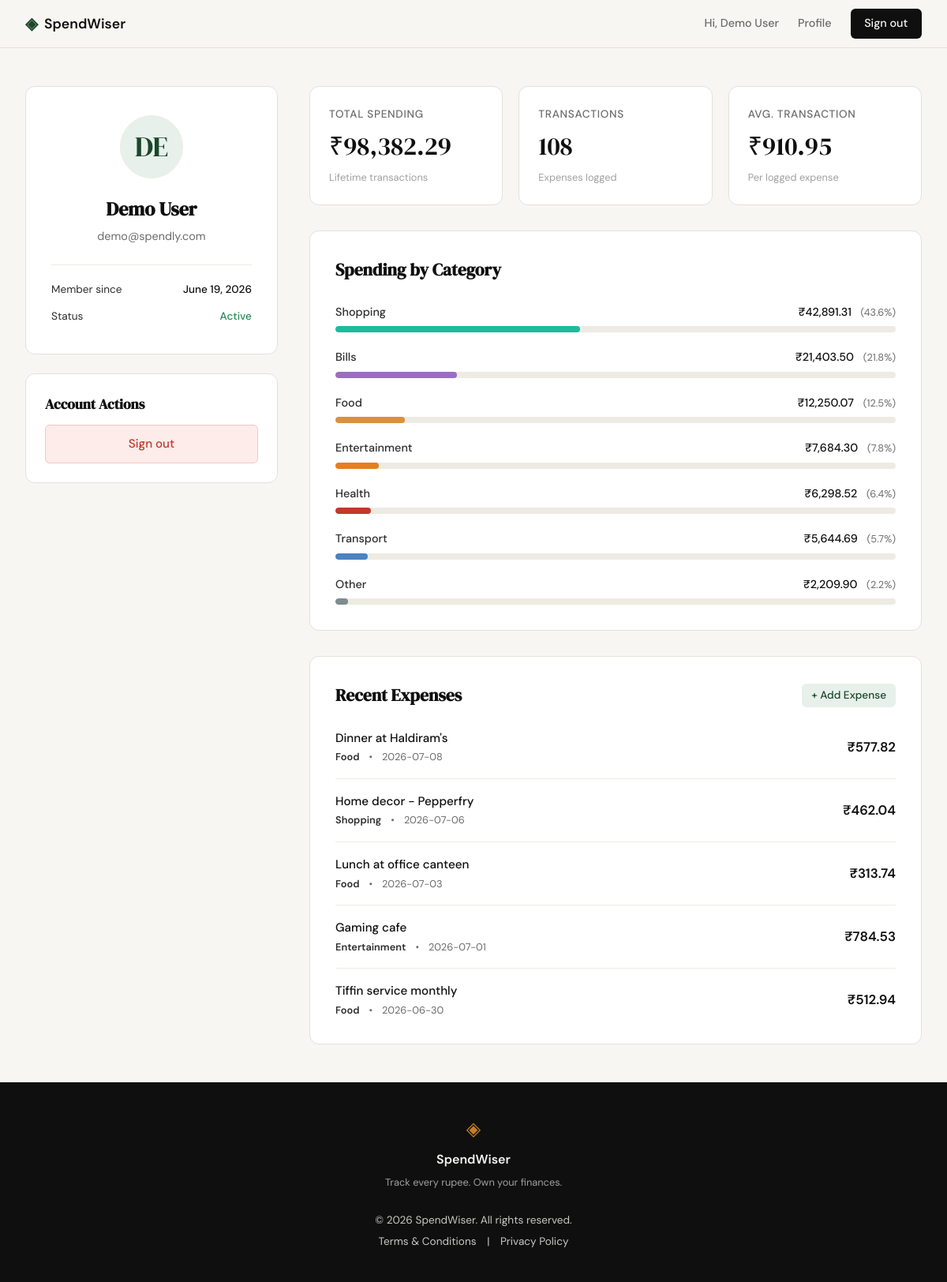
Screenshot of /profile (signed in) with the database file from the repository.
### tables this page shows
CREATE TABLE users (
            id INTEGER PRIMARY KEY AUTOINCREMENT,
            name TEXT NOT NULL,
            email TEXT NOT NULL UNIQUE,
            password_hash TEXT NOT NULL,
            created_at TEXT DEFAULT (datetime('now'))
        );

CREATE TABLE expenses (
            id INTEGER PRIMARY KEY AUTOINCREMENT,
            user_id INTEGER NOT NULL,
            amount REAL NOT NULL,
            category TEXT NOT NULL,
            date TEXT NOT NULL,
            description TEXT,
            created_at TEXT DEFAULT (datetime('now')),
            FOREIGN KEY(user_id) REFERENCES users(id) ON DELETE CASCADE
        );

### main.py (the view)
@app.route("/profile")
def profile():
    user_id = session.get("user_id")
    if not user_id:
        return redirect(url_for("login"))
    conn = get_db()
    cur = conn.cursor()
    cur.execute("SELECT name, email, created_at FROM users WHERE id = ?", (user_id,))
    user = cur.fetchone()
    if not user:
        session.clear()
        conn.close()
        return redirect(url_for("login"))
    created_at_str = user["created_at"]
    join_date = created_at_str
    try:
        dt = datetime.fromisoformat(created_at_str.replace("Z", "+00:00"))
        join_date = dt.strftime("%B %d, %Y")
    except Exception:
        try:
            dt = datetime.strptime(created_at_str.split()[0], "%Y-%m-%d")
            join_date = dt.strftime("%B %d, %Y")
        except Exception:
            pass
    cur.execute(
        "SELECT id, amount, category, date, description FROM expenses WHERE user_id = ? ORDER BY date DESC, id DESC",
        (user_id,)
    )
    expenses = [dict(row) for row in cur.fetchall()]
    conn.close()
    total_spending = sum(exp["amount"] for exp in expenses)
    total_count = len(expenses)
    avg_spending = total_spending / total_count if total_count > 0 else 0.0
    category_totals = {}
    for exp in expenses:
        cat = exp["category"]
        category_totals[cat] = category_totals.get(cat, 0.0) + exp["amount"]
    category_breakdown = []
    for cat, total in category_totals.items():
        pct = (total / total_spending * 100) if total_spending > 0 else 0
        category_breakdown.append({
            "category": cat,
            "total": total,
            "pct": pct
        })
    category_breakdown.sort(key=lambda x: x["total"], reverse=True)
    recent_expenses = expenses[:5]
    return render_template(
        "profile.html",
        user=user,
        join_date=join_date,
        total_spending=total_spending,
        total_count=total_count,
        avg_spending=avg_spending,
        category_breakdown=category_breakdown,
        recent_expenses=recent_expenses
    )

### database/db.py (called while the page is built)
def get_db():
    db_path = _DB_PATH
    try:
        if current_app and current_app.config.get("TESTING"):
            db_path = Path(current_app.config.get("DATABASE", _DB_PATH))
    except RuntimeError:
        pass
    conn = sqlite3.connect(db_path)
    conn.row_factory = sqlite3.Row
    conn.execute("PRAGMA busy_timeout = 5000")
    conn.execute("PRAGMA foreign_keys = ON")
    return conn

### main.py (called while the page is built)
@app.context_processor
def inject_now():
    return {"now": datetime.now(timezone.utc)}

### templates/profile.html (shortened to what this page needs)
{% extends "base.html" %}
{% block content %}
<div class="profile-grid">
    <aside class="profile-sidebar">
        <div class="profile-card">
            <div class="profile-avatar">
                {{ user['name'][:2] | upper }}
            </div>
            <h2 class="profile-name">{{ user['name'] }}</h2>
            <p class="profile-email">{{ user['email'] }}</p>
            <div class="profile-meta">
                <div class="meta-item">
                    <span>Member since</span>
                    <span class="meta-value">{{ join_date }}</span>
                </div>
                <div class="meta-item">
                    <span>Status</span>
                    <span class="meta-value" style="color: #2b8a5a;">Active</span>
                </div>
            </div>
        </div>
        <div class="profile-card" style="padding: 1.5rem; text-align: left;">
            <h3 style="font-family: var(--font-display); font-size: 1.1rem; margin-bottom: 0.75rem;">Account Actions</h3>
            <a href="{{ url_for('logout') }}" class="btn-submit" style="display: block; text-align: center; text-decoration: none; margin-top: 0; background: var(--danger-light); color: var(--danger); border: 1px solid #f5c6c2;">
                Sign out
            </a>
        </div>
    </aside>
    <main class="profile-main">
        <section class="stats-row">
            <div class="stat-card">
                <span class="stat-label">Total Spending</span>
                <span class="stat-value">₹{{ "{:,.2f}".format(total_spending) }}</span>
                <span class="stat-desc">Lifetime transactions</span>
            </div>
            <div class="stat-card">
                <span class="stat-label">Transactions</span>
                <span class="stat-value">{{ total_count }}</span>
                <span class="stat-desc">Expenses logged</span>
            </div>
            <div class="stat-card">
                <span class="stat-label">Avg. Transaction</span>
                <span class="stat-value">₹{{ "{:,.2f}".format(avg_spending) }}</span>
                <span class="stat-desc">Per logged expense</span>
            </div>
        </section>
        <section class="dashboard-panel">
            <h3 class="panel-title">
                <span>Spending by Category</span>
            </h3>
            {% if total_spending > 0 %}
                <div class="category-list">
                    {% for cat in category_breakdown %}
                        <div class="category-row">
                            <div class="category-info">
                                <span class="category-name">{{ cat['category'] }}</span>
                                <span class="category-amount">
                                    ₹{{ "{:,.2f}".format(cat['total']) }}
                                    <span class="category-pct">({{ "{:.1f}".format(cat['pct']) }}%)</span>
                                </span>
                            </div>
                            <div class="progress-track">
                                <div class="progress-bar bar-{{ cat['category'] | lower }}" style="width: {{ cat['pct'] }}%"></div>
                            </div>
                        </div>
                    {% endfor %}
                </div>
            {% else %}
                <div class="empty-state">
                    No expense data available to display breakdown.
                </div>
            {% endif %}
        </section>
        <section class="dashboard-panel">
            <h3 class="panel-title">
                <span>Recent Expenses</span>
                <a href="{{ url_for('add_expense') }}" class="panel-action">+ Add Expense</a>
            </h3>
            {% if recent_expenses %}
                <div class="activity-list">
                    {% for exp in recent_expenses %}
                        <div class="activity-item">
                            <div class="activity-details">
                                <span class="activity-desc">{{ exp['description'] or 'Unspecified expense' }}</span>
                                <div class="activity-meta">
                                    <span class="activity-cat">{{ exp['category'] }}</span>
                                    <span>•</span>
                                    <span>{{ exp['date'] }}</span>
                                </div>
                            </div>
                            <div class="activity-amount">
                                ₹{{ "{:,.2f}".format(exp['amount']) }}
                            </div>
                        </div>
                    {% endfor %}
                </div>
            {% else %}
                <div class="empty-state">
                    No expenses recorded yet. <a href="{{ url_for('add_expense') }}">Create your first transaction</a> to begin tracking!
                </div>
            {% endif %}
        </section>
    </main>
</div>
{% endblock %}

### templates/base.html (shortened to what this page needs)
<!DOCTYPE html>
<html lang="en">
<head>
    <link rel="stylesheet" href="{{ url_for('static', filename='css/style.css') }}">
</head>
<body>
    <nav class="navbar">
        <div class="nav-inner">
            <a href="{{ url_for('landing') }}" class="nav-brand">
                <span class="brand-icon">◈</span>
                <span class="brand-name">SpendWiser</span>
            </a>
            <div class="nav-links">
                {% if session.get('user_id') %}
                    <span class="nav-welcome" style="color: var(--ink-muted);">Hi, {{ session.get('user_name') }}</span>
                    <a href="{{ url_for('profile') }}">Profile</a>
                    <a href="{{ url_for('logout') }}" class="nav-cta">Sign out</a>
                {% else %}
                    <a href="{{ url_for('login') }}">Sign in</a>
                    <a href="{{ url_for('register') }}" class="nav-cta">Get started</a>
                {% endif %}
            </div>
        </div>
    </nav>
    <main class="main-content">
        {% block content %}{% endblock %}
    </main>
    <footer class="footer">
        <div class="footer-inner">
            <span class="brand-icon">◈</span>
            <span class="footer-name">SpendWiser</span>
            <p class="footer-copy">Track every rupee. Own your finances.</p>
            <div class="footer-legal">
                <p>&copy; {{ now.year }} SpendWiser. All rights reserved.</p>
                <div class="footer-links">
                    <a href="{{ url_for('terms') }}">Terms & Conditions</a> |
                    <a href="{{ url_for('privacy') }}">Privacy Policy</a>
                </div>
            </div>
        </div>
    </footer>
</body>
</html>

### static/css/style.css (style rules this page uses)
:root { --ink: #0f0f0f; --ink-soft: #2d2d2d; --ink-muted: #6b6b6b; --ink-faint: #a0a0a0; --paper: #f7f6f3; --paper-warm: #f0ede6; --paper-card: #ffffff; --accent: #1a472a; --accent-light: #e8f0eb; --accent-2: #c17f24; --accent-2-light: #fdf3e3; --danger: #c0392b; --danger-light: #fdecea; --border: #e4e1da; --border-soft: #eeebe4; --font-display: 'DM Serif Display', Georgia, serif; --font-body: 'DM Sans', system-ui, sans-serif; --max-width: 1200px; --auth-width: 440px; --radius-sm: 6px; --radius-md: 12px; --radius-lg: 20px; }
*, *::before, *::after { box-sizing: border-box; margin: 0; padding: 0; }
html { font-size: 16px; scroll-behavior: smooth; }
body { background: var(--paper); color: var(--ink); font-family: var(--font-body); font-size: 1rem; line-height: 1.6; -webkit-font-smoothing: antialiased; }
a { color: inherit; text-decoration: none; }
.navbar { position: sticky; top: 0; z-index: 100; background: var(--paper); border-bottom: 1px solid var(--border); padding: 0 2rem; }
.nav-inner { max-width: var(--max-width); margin: 0 auto; height: 60px; display: flex; align-items: center; justify-content: space-between; }
.nav-brand { display: flex; align-items: center; gap: 0.5rem; font-family: var(--font-body); font-weight: 600; font-size: 1.1rem; color: var(--ink); }
.brand-icon { color: var(--accent); font-size: 1.3rem; }
.brand-name { color: var(--ink); }
.nav-links { display: flex; align-items: center; gap: 1.5rem; font-size: 0.9rem; font-weight: 500; }
.nav-links a { color: var(--ink-muted); transition: color 0.2s; }
.nav-cta { background: var(--ink) !important; color: var(--paper) !important; padding: 0.45rem 1.1rem; border-radius: var(--radius-sm); transition: background 0.2s !important; }
.main-content { min-height: calc(100vh - 60px - 100px); }
.btn-submit { width: 100%; padding: 0.7rem; background: var(--ink); color: var(--paper); border: none; border-radius: var(--radius-sm); font-family: var(--font-body); font-size: 0.95rem; font-weight: 500; cursor: pointer; transition: background 0.2s; margin-top: 0.5rem; }
.footer { background: var(--ink); color: var(--paper); padding: 2.5rem 2rem; text-align: center; }
.footer-inner { display: flex; flex-direction: column; align-items: center; gap: 0.4rem; }
.footer .brand-icon { color: var(--accent-2); font-size: 1.5rem; }
.footer-name { font-weight: 600; font-size: 1rem; }
.footer-copy { font-size: 0.8rem; color: var(--ink-faint); }

### templates/base.html (style rules this page uses)
.footer-legal { margin-top: 20px; font-size: 0.85rem; opacity: 0.8; text-align: center; }
.footer-links { margin-top: 5px; }
.footer-links a { color: inherit; text-decoration: none; margin: 0 10px; }

### rows the page displays
users: get "Demo User", name "DE", name "Demo User", email "demo@spendly.com"
expenses: category "Shopping", total "42,891.31", pct "43.6", description "Home decor - Pepperfry", date "2026-07-06", amount "462.04"
expenses: category "Bills", total "21,403.50", pct "21.8"
expenses: category "Food", total "12,250.07", pct "12.5", description "Dinner at Haldiram's", date "2026-07-08", amount "577.82"
expenses: category "Entertainment", total "7,684.30", pct "7.8", description "Gaming cafe", date "2026-07-01", amount "784.53"
expenses: category "Health", total "6,298.52", pct "6.4"
expenses: category "Transport", total "5,644.69", pct "5.7"
expenses: category "Other", total "2,209.90", pct "2.2"
expenses: description "Lunch at office canteen", category "Food", date "2026-07-03", amount "313.74"
expenses: description "Tiffin service monthly", category "Food", date "2026-06-30", amount "512.94"

### other values shown
{{ join_date }} "June 19, 2026"
{{ "{:,.2f}".format(total_spending) }} "98,382.29"
{{ total_count }} "108"
{{ "{:,.2f}".format(avg_spending) }} "910.95"
